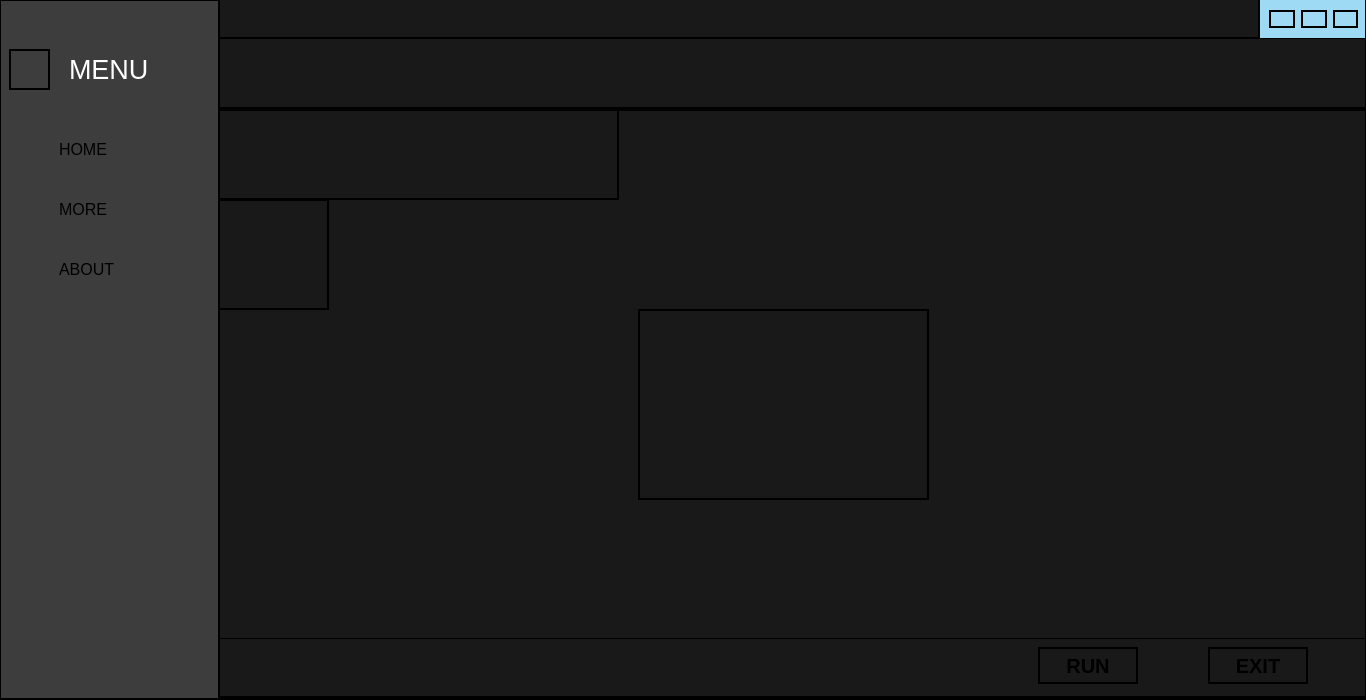
<?xml version="1.0" encoding="UTF-8"?>
<ui version="4.0">
 <class>MainWindow</class>
 <widget class="QMainWindow" name="MainWindow">
  <property name="geometry">
   <rect>
    <x>0</x>
    <y>0</y>
    <width>1366</width>
    <height>700</height>
   </rect>
  </property>
  <property name="windowTitle">
   <string>MainWindow</string>
  </property>
  <widget class="QWidget" name="centralwidget">
   <property name="styleSheet">
    <string notr="true">*{border-color: black;
border-width: 2px;
border-style: solid;
background-color: rgb(26, 25, 25);
}</string>
   </property>
   <widget class="QFrame" name="mainframe">
    <property name="geometry">
     <rect>
      <x>-1</x>
      <y>-1</y>
      <width>1366</width>
      <height>700</height>
     </rect>
    </property>
    <property name="minimumSize">
     <size>
      <width>1366</width>
      <height>700</height>
     </size>
    </property>
    <property name="frameShape">
     <enum>QFrame::StyledPanel</enum>
    </property>
    <property name="frameShadow">
     <enum>QFrame::Raised</enum>
    </property>
    <widget class="QFrame" name="leftside">
     <property name="geometry">
      <rect>
       <x>0</x>
       <y>0</y>
       <width>221</width>
       <height>701</height>
      </rect>
     </property>
     <property name="minimumSize">
      <size>
       <width>60</width>
       <height>701</height>
      </size>
     </property>
     <property name="maximumSize">
      <size>
       <width>221</width>
       <height>701</height>
      </size>
     </property>
     <property name="styleSheet">
      <string notr="true">background-color: rgb(61, 61, 61);</string>
     </property>
     <property name="frameShape">
      <enum>QFrame::StyledPanel</enum>
     </property>
     <property name="frameShadow">
      <enum>QFrame::Raised</enum>
     </property>
     <widget class="QLabel" name="hamburger_label">
      <property name="geometry">
       <rect>
        <x>10</x>
        <y>50</y>
        <width>41</width>
        <height>41</height>
       </rect>
      </property>
      <property name="text">
       <string/>
      </property>
      <property name="pixmap">
       <pixmap>ham.png</pixmap>
      </property>
      <property name="scaledContents">
       <bool>true</bool>
      </property>
     </widget>
     <widget class="QLabel" name="menu_label">
      <property name="geometry">
       <rect>
        <x>70</x>
        <y>50</y>
        <width>101</width>
        <height>41</height>
       </rect>
      </property>
      <property name="styleSheet">
       <string notr="true">border: none;</string>
      </property>
      <property name="text">
       <string>&lt;html&gt;&lt;head/&gt;&lt;body&gt;&lt;p&gt;&lt;span style=&quot; font-size:20pt; color:#ffffff;&quot;&gt;MENU&lt;/span&gt;&lt;/p&gt;&lt;/body&gt;&lt;/html&gt;</string>
      </property>
     </widget>
     <widget class="QPushButton" name="home_button">
      <property name="geometry">
       <rect>
        <x>10</x>
        <y>130</y>
        <width>41</width>
        <height>41</height>
       </rect>
      </property>
      <property name="styleSheet">
       <string notr="true">border: none;</string>
      </property>
      <property name="text">
       <string/>
      </property>
      <property name="icon">
       <iconset>
        <normaloff>Icons/home.png</normaloff>Icons/home.png</iconset>
      </property>
      <property name="iconSize">
       <size>
        <width>30</width>
        <height>30</height>
       </size>
      </property>
     </widget>
     <widget class="QPushButton" name="more_button">
      <property name="geometry">
       <rect>
        <x>10</x>
        <y>190</y>
        <width>41</width>
        <height>41</height>
       </rect>
      </property>
      <property name="styleSheet">
       <string notr="true">border: none;</string>
      </property>
      <property name="text">
       <string/>
      </property>
      <property name="icon">
       <iconset>
        <normaloff>Icons/more.png</normaloff>Icons/more.png</iconset>
      </property>
      <property name="iconSize">
       <size>
        <width>35</width>
        <height>35</height>
       </size>
      </property>
     </widget>
     <widget class="QPushButton" name="about_button">
      <property name="geometry">
       <rect>
        <x>10</x>
        <y>250</y>
        <width>41</width>
        <height>41</height>
       </rect>
      </property>
      <property name="styleSheet">
       <string notr="true">border: none;</string>
      </property>
      <property name="text">
       <string/>
      </property>
      <property name="icon">
       <iconset>
        <normaloff>Icons/about.png</normaloff>Icons/about.png</iconset>
      </property>
      <property name="iconSize">
       <size>
        <width>30</width>
        <height>30</height>
       </size>
      </property>
     </widget>
     <widget class="QLabel" name="home_label">
      <property name="geometry">
       <rect>
        <x>60</x>
        <y>130</y>
        <width>61</width>
        <height>41</height>
       </rect>
      </property>
      <property name="styleSheet">
       <string notr="true">border: none;</string>
      </property>
      <property name="text">
       <string>&lt;html&gt;&lt;head/&gt;&lt;body&gt;&lt;p&gt;&lt;span style=&quot; font-size:12pt;&quot;&gt;HOME&lt;/span&gt;&lt;/p&gt;&lt;/body&gt;&lt;/html&gt;</string>
      </property>
     </widget>
     <widget class="QLabel" name="more_label">
      <property name="geometry">
       <rect>
        <x>60</x>
        <y>190</y>
        <width>71</width>
        <height>41</height>
       </rect>
      </property>
      <property name="styleSheet">
       <string notr="true">border: none;</string>
      </property>
      <property name="text">
       <string>&lt;html&gt;&lt;head/&gt;&lt;body&gt;&lt;p&gt;&lt;span style=&quot; font-size:12pt;&quot;&gt;MORE&lt;/span&gt;&lt;/p&gt;&lt;/body&gt;&lt;/html&gt;</string>
      </property>
     </widget>
     <widget class="QLabel" name="about_label">
      <property name="geometry">
       <rect>
        <x>60</x>
        <y>250</y>
        <width>91</width>
        <height>41</height>
       </rect>
      </property>
      <property name="styleSheet">
       <string notr="true">border: none;</string>
      </property>
      <property name="text">
       <string>&lt;html&gt;&lt;head/&gt;&lt;body&gt;&lt;p&gt;&lt;span style=&quot; font-size:12pt;&quot;&gt;ABOUT&lt;/span&gt;&lt;/p&gt;&lt;/body&gt;&lt;/html&gt;</string>
      </property>
     </widget>
     <widget class="QPushButton" name="menu_button">
      <property name="geometry">
       <rect>
        <x>10</x>
        <y>50</y>
        <width>41</width>
        <height>41</height>
       </rect>
      </property>
      <property name="styleSheet">
       <string notr="true">background: transparent;</string>
      </property>
      <property name="text">
       <string/>
      </property>
      <property name="icon">
       <iconset>
        <normaloff>Icons/ham.png</normaloff>Icons/ham.png</iconset>
      </property>
     </widget>
    </widget>
    <widget class="QFrame" name="rightside">
     <property name="geometry">
      <rect>
       <x>219</x>
       <y>-1</y>
       <width>1151</width>
       <height>701</height>
      </rect>
     </property>
     <property name="frameShape">
      <enum>QFrame::StyledPanel</enum>
     </property>
     <property name="frameShadow">
      <enum>QFrame::Raised</enum>
     </property>
     <widget class="QFrame" name="header">
      <property name="geometry">
       <rect>
        <x>0</x>
        <y>0</y>
        <width>1151</width>
        <height>111</height>
       </rect>
      </property>
      <property name="styleSheet">
       <string notr="true">*{border-color: black;
border-width: 2px;
border-style: solid;
}</string>
      </property>
      <property name="frameShape">
       <enum>QFrame::StyledPanel</enum>
      </property>
      <property name="frameShadow">
       <enum>QFrame::Raised</enum>
      </property>
      <widget class="QFrame" name="controlpanel">
       <property name="geometry">
        <rect>
         <x>0</x>
         <y>0</y>
         <width>1151</width>
         <height>41</height>
        </rect>
       </property>
       <property name="frameShape">
        <enum>QFrame::StyledPanel</enum>
       </property>
       <property name="frameShadow">
        <enum>QFrame::Raised</enum>
       </property>
       <widget class="QFrame" name="control_button_frame">
        <property name="geometry">
         <rect>
          <x>1040</x>
          <y>0</y>
          <width>111</width>
          <height>42</height>
         </rect>
        </property>
        <property name="styleSheet">
         <string notr="true">background-color: rgb(159, 218, 245);</string>
        </property>
        <property name="frameShape">
         <enum>QFrame::StyledPanel</enum>
        </property>
        <property name="frameShadow">
         <enum>QFrame::Raised</enum>
        </property>
        <layout class="QHBoxLayout" name="horizontalLayout">
         <item>
          <widget class="QPushButton" name="minimize">
           <property name="text">
            <string/>
           </property>
           <property name="icon">
            <iconset>
             <normaloff>Icons/minimize.png</normaloff>Icons/minimize.png</iconset>
           </property>
          </widget>
         </item>
         <item>
          <widget class="QPushButton" name="restore_and_maximize">
           <property name="text">
            <string/>
           </property>
           <property name="icon">
            <iconset>
             <normaloff>Icons/restore.png</normaloff>Icons/restore.png</iconset>
           </property>
          </widget>
         </item>
         <item>
          <widget class="QPushButton" name="close">
           <property name="text">
            <string/>
           </property>
           <property name="icon">
            <iconset>
             <normaloff>Icons/close.png</normaloff>Icons/close.png</iconset>
           </property>
          </widget>
         </item>
        </layout>
       </widget>
      </widget>
     </widget>
     <widget class="QFrame" name="botttomtray">
      <property name="geometry">
       <rect>
        <x>0</x>
        <y>639</y>
        <width>1151</width>
        <height>61</height>
       </rect>
      </property>
      <property name="frameShape">
       <enum>QFrame::StyledPanel</enum>
      </property>
      <property name="frameShadow">
       <enum>QFrame::Raised</enum>
      </property>
      <widget class="QPushButton" name="run_button">
       <property name="geometry">
        <rect>
         <x>820</x>
         <y>10</y>
         <width>100</width>
         <height>37</height>
        </rect>
       </property>
       <property name="font">
        <font>
         <pointsize>15</pointsize>
         <weight>75</weight>
         <bold>true</bold>
        </font>
       </property>
       <property name="styleSheet">
        <string notr="true">*{
border: none;
background: transparent;
}</string>
       </property>
       <property name="text">
        <string>RUN</string>
       </property>
      </widget>
      <widget class="QPushButton" name="exit_button">
       <property name="geometry">
        <rect>
         <x>990</x>
         <y>10</y>
         <width>100</width>
         <height>37</height>
        </rect>
       </property>
       <property name="font">
        <font>
         <pointsize>15</pointsize>
         <weight>75</weight>
         <bold>true</bold>
        </font>
       </property>
       <property name="styleSheet">
        <string notr="true">*{
border: none;
background: transparent;
}</string>
       </property>
       <property name="text">
        <string>EXIT</string>
       </property>
      </widget>
      <widget class="QLabel" name="run_button_label">
       <property name="geometry">
        <rect>
         <x>820</x>
         <y>10</y>
         <width>100</width>
         <height>37</height>
        </rect>
       </property>
       <property name="text">
        <string/>
       </property>
       <property name="pixmap">
        <pixmap>Icons/button1.jpg</pixmap>
       </property>
       <property name="scaledContents">
        <bool>true</bool>
       </property>
      </widget>
      <widget class="QLabel" name="exit_button_label">
       <property name="geometry">
        <rect>
         <x>990</x>
         <y>10</y>
         <width>100</width>
         <height>37</height>
        </rect>
       </property>
       <property name="text">
        <string/>
       </property>
       <property name="pixmap">
        <pixmap>Icons/button1.jpg</pixmap>
       </property>
       <property name="scaledContents">
        <bool>true</bool>
       </property>
      </widget>
      <zorder>exit_button_label</zorder>
      <zorder>run_button_label</zorder>
      <zorder>run_button</zorder>
      <zorder>exit_button</zorder>
     </widget>
     <widget class="QFrame" name="body">
      <property name="geometry">
       <rect>
        <x>-1</x>
        <y>109</y>
        <width>1151</width>
        <height>531</height>
       </rect>
      </property>
      <property name="frameShape">
       <enum>QFrame::StyledPanel</enum>
      </property>
      <property name="frameShadow">
       <enum>QFrame::Raised</enum>
      </property>
      <widget class="QStackedWidget" name="stackedWidget">
       <property name="geometry">
        <rect>
         <x>-1</x>
         <y>0</y>
         <width>1151</width>
         <height>561</height>
        </rect>
       </property>
       <widget class="QWidget" name="home">
        <widget class="QLabel" name="background_image">
         <property name="geometry">
          <rect>
           <x>0</x>
           <y>0</y>
           <width>1151</width>
           <height>561</height>
          </rect>
         </property>
         <property name="text">
          <string/>
         </property>
         <property name="pixmap">
          <pixmap>Icons/three.jpg</pixmap>
         </property>
         <property name="scaledContents">
          <bool>true</bool>
         </property>
        </widget>
        <widget class="QLabel" name="initialize">
         <property name="geometry">
          <rect>
           <x>0</x>
           <y>0</y>
           <width>401</width>
           <height>91</height>
          </rect>
         </property>
         <property name="text">
          <string/>
         </property>
         <property name="pixmap">
          <pixmap>Icons/initialize.gif</pixmap>
         </property>
         <property name="scaledContents">
          <bool>false</bool>
         </property>
        </widget>
        <widget class="QLabel" name="jarvis">
         <property name="geometry">
          <rect>
           <x>420</x>
           <y>200</y>
           <width>291</width>
           <height>191</height>
          </rect>
         </property>
         <property name="text">
          <string/>
         </property>
         <property name="pixmap">
          <pixmap>Icons/original.gif</pixmap>
         </property>
         <property name="scaledContents">
          <bool>true</bool>
         </property>
        </widget>
        <widget class="QLabel" name="ironman">
         <property name="geometry">
          <rect>
           <x>0</x>
           <y>90</y>
           <width>111</width>
           <height>111</height>
          </rect>
         </property>
         <property name="text">
          <string/>
         </property>
         <property name="pixmap">
          <pixmap>Icons/jarvis1.gif</pixmap>
         </property>
         <property name="scaledContents">
          <bool>true</bool>
         </property>
        </widget>
        <widget class="QTextBrowser" name="textBrowser">
         <property name="geometry">
          <rect>
           <x>910</x>
           <y>20</y>
           <width>231</width>
           <height>71</height>
          </rect>
         </property>
         <property name="styleSheet">
          <string notr="true">background: transparent;
border: none;</string>
         </property>
        </widget>
        <widget class="QTextBrowser" name="textBrowser_2">
         <property name="geometry">
          <rect>
           <x>680</x>
           <y>20</y>
           <width>231</width>
           <height>71</height>
          </rect>
         </property>
         <property name="styleSheet">
          <string notr="true">background: transparent;
border: none;</string>
         </property>
        </widget>
       </widget>
       <widget class="QWidget" name="more">
        <widget class="QScrollArea" name="scrollArea">
         <property name="geometry">
          <rect>
           <x>0</x>
           <y>0</y>
           <width>1141</width>
           <height>531</height>
          </rect>
         </property>
         <property name="widgetResizable">
          <bool>true</bool>
         </property>
         <widget class="QWidget" name="scrollAreaWidgetContents">
          <property name="geometry">
           <rect>
            <x>0</x>
            <y>0</y>
            <width>1137</width>
            <height>527</height>
           </rect>
          </property>
          <widget class="QLabel" name="Pdf_label">
           <property name="geometry">
            <rect>
             <x>50</x>
             <y>20</y>
             <width>300</width>
             <height>220</height>
            </rect>
           </property>
           <property name="styleSheet">
            <string notr="true">border-radius: 20px;</string>
           </property>
           <property name="text">
            <string/>
           </property>
          </widget>
          <widget class="QLabel" name="website_index_label">
           <property name="geometry">
            <rect>
             <x>420</x>
             <y>20</y>
             <width>300</width>
             <height>220</height>
            </rect>
           </property>
           <property name="styleSheet">
            <string notr="true">border-radius: 20px;</string>
           </property>
           <property name="text">
            <string/>
           </property>
          </widget>
          <widget class="QLabel" name="selenium_label">
           <property name="geometry">
            <rect>
             <x>50</x>
             <y>280</y>
             <width>371</width>
             <height>220</height>
            </rect>
           </property>
           <property name="styleSheet">
            <string notr="true">border-radius: 20px;</string>
           </property>
           <property name="text">
            <string/>
           </property>
          </widget>
          <widget class="QLabel" name="weather_label">
           <property name="geometry">
            <rect>
             <x>780</x>
             <y>20</y>
             <width>300</width>
             <height>220</height>
            </rect>
           </property>
           <property name="styleSheet">
            <string notr="true">border-radius: 20px;</string>
           </property>
           <property name="text">
            <string/>
           </property>
          </widget>
          <widget class="QLabel" name="label">
           <property name="geometry">
            <rect>
             <x>60</x>
             <y>30</y>
             <width>191</width>
             <height>51</height>
            </rect>
           </property>
           <property name="font">
            <font>
             <family>Agency FB</family>
             <pointsize>20</pointsize>
             <weight>75</weight>
             <bold>true</bold>
            </font>
           </property>
           <property name="styleSheet">
            <string notr="true">border-radius: 10px;</string>
           </property>
           <property name="text">
            <string>&lt;html&gt;&lt;head/&gt;&lt;body&gt;&lt;p&gt;&lt;span style=&quot; color:#ffffff;&quot;&gt;PDF READER&lt;/span&gt;&lt;/p&gt;&lt;/body&gt;&lt;/html&gt;</string>
           </property>
          </widget>
          <widget class="QLabel" name="label_2">
           <property name="geometry">
            <rect>
             <x>430</x>
             <y>30</y>
             <width>211</width>
             <height>51</height>
            </rect>
           </property>
           <property name="font">
            <font>
             <family>Agency FB</family>
             <pointsize>20</pointsize>
             <weight>75</weight>
             <bold>true</bold>
            </font>
           </property>
           <property name="styleSheet">
            <string notr="true">border-radius: 10px;</string>
           </property>
           <property name="text">
            <string>&lt;html&gt;&lt;head/&gt;&lt;body&gt;&lt;p&gt;&lt;span style=&quot; color:#ffffff;&quot;&gt;WEBSITE INDEXER&lt;/span&gt;&lt;/p&gt;&lt;/body&gt;&lt;/html&gt;</string>
           </property>
          </widget>
          <widget class="QLabel" name="label_3">
           <property name="geometry">
            <rect>
             <x>790</x>
             <y>30</y>
             <width>191</width>
             <height>51</height>
            </rect>
           </property>
           <property name="font">
            <font>
             <family>Agency FB</family>
             <pointsize>20</pointsize>
             <weight>75</weight>
             <bold>true</bold>
            </font>
           </property>
           <property name="styleSheet">
            <string notr="true">border-radius: 10px;</string>
           </property>
           <property name="text">
            <string>&lt;html&gt;&lt;head/&gt;&lt;body&gt;&lt;p&gt;&lt;span style=&quot; color:#ffffff;&quot;&gt;WEATHER APP&lt;/span&gt;&lt;/p&gt;&lt;/body&gt;&lt;/html&gt;</string>
           </property>
          </widget>
          <widget class="QLabel" name="label_4">
           <property name="geometry">
            <rect>
             <x>60</x>
             <y>290</y>
             <width>321</width>
             <height>61</height>
            </rect>
           </property>
           <property name="font">
            <font>
             <family>Agency FB</family>
             <pointsize>20</pointsize>
             <weight>75</weight>
             <bold>true</bold>
            </font>
           </property>
           <property name="styleSheet">
            <string notr="true">border-radius: 10px;</string>
           </property>
           <property name="text">
            <string>&lt;html&gt;&lt;head/&gt;&lt;body&gt;&lt;p&gt;&lt;span style=&quot; color:#ffffff;&quot;&gt;SELENIUM DRIVER UPDATER&lt;/span&gt;&lt;/p&gt;&lt;/body&gt;&lt;/html&gt;</string>
           </property>
          </widget>
          <widget class="QPushButton" name="pdf_button">
           <property name="geometry">
            <rect>
             <x>140</x>
             <y>110</y>
             <width>110</width>
             <height>110</height>
            </rect>
           </property>
           <property name="styleSheet">
            <string notr="true">border-radius: 20px;</string>
           </property>
           <property name="text">
            <string/>
           </property>
           <property name="icon">
            <iconset>
             <normaloff>Icons/backup/pdf_reader.ico</normaloff>Icons/backup/pdf_reader.ico</iconset>
           </property>
           <property name="iconSize">
            <size>
             <width>110</width>
             <height>110</height>
            </size>
           </property>
          </widget>
          <widget class="QPushButton" name="selenium_button">
           <property name="geometry">
            <rect>
             <x>170</x>
             <y>370</y>
             <width>110</width>
             <height>110</height>
            </rect>
           </property>
           <property name="styleSheet">
            <string notr="true">border-radius: 20px;</string>
           </property>
           <property name="text">
            <string/>
           </property>
           <property name="icon">
            <iconset>
             <normaloff>Icons/backup/chrome_driver.ico</normaloff>Icons/backup/chrome_driver.ico</iconset>
           </property>
           <property name="iconSize">
            <size>
             <width>110</width>
             <height>110</height>
            </size>
           </property>
          </widget>
          <widget class="QPushButton" name="weather_button">
           <property name="geometry">
            <rect>
             <x>870</x>
             <y>110</y>
             <width>110</width>
             <height>110</height>
            </rect>
           </property>
           <property name="styleSheet">
            <string notr="true">border-radius: 20px;</string>
           </property>
           <property name="text">
            <string/>
           </property>
           <property name="icon">
            <iconset>
             <normaloff>Icons/backup/weather.ico</normaloff>Icons/backup/weather.ico</iconset>
           </property>
           <property name="iconSize">
            <size>
             <width>110</width>
             <height>110</height>
            </size>
           </property>
          </widget>
          <widget class="QPushButton" name="website_index_button">
           <property name="geometry">
            <rect>
             <x>510</x>
             <y>110</y>
             <width>110</width>
             <height>110</height>
            </rect>
           </property>
           <property name="styleSheet">
            <string notr="true">border-radius: 20px;</string>
           </property>
           <property name="text">
            <string/>
           </property>
           <property name="icon">
            <iconset>
             <normaloff>Icons/backup/website_indexer.ico</normaloff>Icons/backup/website_indexer.ico</iconset>
           </property>
           <property name="iconSize">
            <size>
             <width>110</width>
             <height>110</height>
            </size>
           </property>
          </widget>
         </widget>
        </widget>
       </widget>
       <widget class="QWidget" name="about">
        <widget class="QLabel" name="about_main_label">
         <property name="geometry">
          <rect>
           <x>340</x>
           <y>140</y>
           <width>501</width>
           <height>261</height>
          </rect>
         </property>
         <property name="styleSheet">
          <string notr="true">background-color: rgb(61, 61, 61);
border-radius: 30px;</string>
         </property>
         <property name="text">
          <string/>
         </property>
        </widget>
        <widget class="QLabel" name="profile">
         <property name="geometry">
          <rect>
           <x>370</x>
           <y>170</y>
           <width>91</width>
           <height>91</height>
          </rect>
         </property>
         <property name="text">
          <string/>
         </property>
         <property name="pixmap">
          <pixmap>Icons/download.jpg</pixmap>
         </property>
         <property name="scaledContents">
          <bool>true</bool>
         </property>
        </widget>
        <widget class="QLabel" name="name">
         <property name="geometry">
          <rect>
           <x>460</x>
           <y>170</y>
           <width>171</width>
           <height>51</height>
          </rect>
         </property>
         <property name="font">
          <font>
           <family>Nirmala UI</family>
          </font>
         </property>
         <property name="styleSheet">
          <string notr="true">background: transparent;
border: none;</string>
         </property>
         <property name="text">
          <string>&lt;html&gt;&lt;head/&gt;&lt;body&gt;&lt;p align=&quot;center&quot;&gt;&lt;span style=&quot; font-size:18pt; font-weight:600; color:#ffffff;&quot;&gt;BEN K SEBY&lt;/span&gt;&lt;/p&gt;&lt;/body&gt;&lt;/html&gt;</string>
         </property>
        </widget>
        <widget class="QLabel" name="email">
         <property name="geometry">
          <rect>
           <x>460</x>
           <y>240</y>
           <width>191</width>
           <height>41</height>
          </rect>
         </property>
         <property name="font">
          <font>
           <family>Nirmala UI</family>
          </font>
         </property>
         <property name="styleSheet">
          <string notr="true">background: transparent;
border: none;</string>
         </property>
         <property name="text">
          <string>&lt;html&gt;&lt;head/&gt;&lt;body&gt;&lt;p align=&quot;center&quot;&gt;&lt;span style=&quot; font-size:12pt; color:#ffffff;&quot;&gt;benkseby@gmail.com&lt;/span&gt;&lt;/p&gt;&lt;/body&gt;&lt;/html&gt;</string>
         </property>
        </widget>
        <widget class="QPushButton" name="github">
         <property name="geometry">
          <rect>
           <x>480</x>
           <y>320</y>
           <width>41</width>
           <height>41</height>
          </rect>
         </property>
         <property name="styleSheet">
          <string notr="true">background: transparent;
border-radius: 10px;</string>
         </property>
         <property name="text">
          <string/>
         </property>
         <property name="icon">
          <iconset>
           <normaloff>Icons/github.png</normaloff>Icons/github.png</iconset>
         </property>
         <property name="iconSize">
          <size>
           <width>30</width>
           <height>30</height>
          </size>
         </property>
        </widget>
       </widget>
      </widget>
     </widget>
    </widget>
   </widget>
  </widget>
 </widget>
 <resources/>
 <connections/>
</ui>
